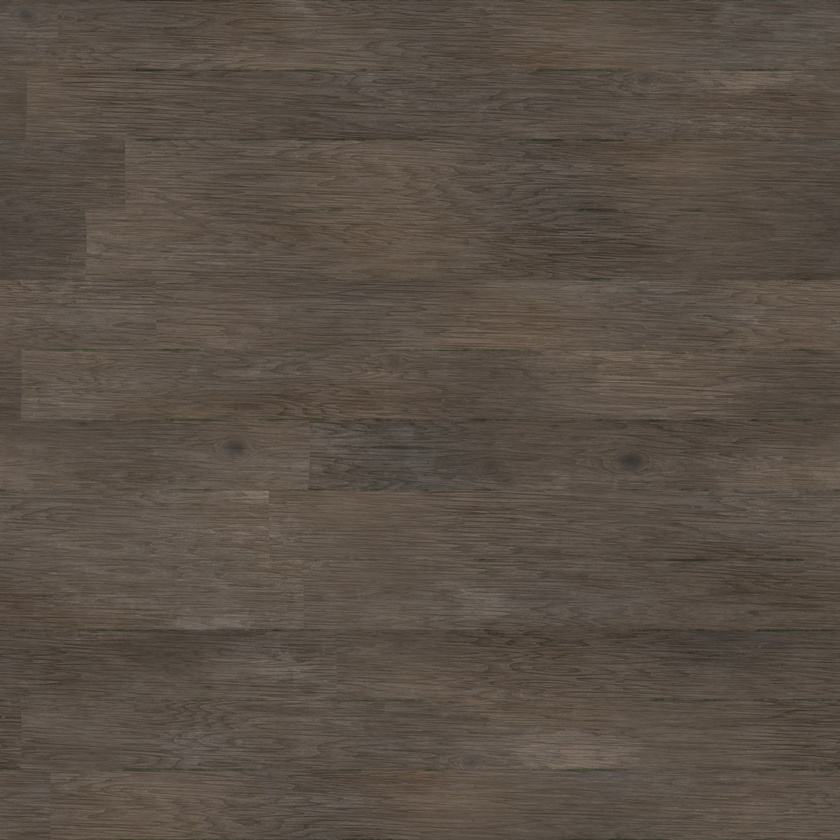
#> input picture assets/images/wood/planks023a_color.jpg, 840 x 840 px, shrunk from 2048 x 2048 before the run, found by its file name
$ python stain.py
#> lines starting #> are read from the running program, lines starting #| are printed output that depends on the picture
#!/usr/bin/env python3
"""
Stain a wood colour map a flat colour, keeping its grain: each pixel's brightness relative to the
image's mean scales the target colour (in linear light), so the result averages to the target.
A tint in the material can't do this: the source is dark, and a tint only multiplies down.
    python3 tools/texgen/stain.py
"""

import numpy as np
from PIL import Image

JOBS = [
    # (source, output, target sRGB colour, contrast 0..1)
    ("assets/images/wood/planks023a_color.jpg", "assets/images/wood/planks023a_orange_color.png", (0.86, 0.56, 0.26), 0.8),
]


def lin(c):
    return np.where(c <= 0.04045, c / 12.92, ((c + 0.055) / 1.055) ** 2.4)


def srgb(c):
    return np.where(c <= 0.0031308, c * 12.92, 1.055 * np.power(c, 1 / 2.4) - 0.055)


for src, out, colour, contrast in JOBS:
    a = np.asarray(Image.open(src).convert("RGB")).astype(np.float32) / 255
    lum = lin(a) @ np.array([0.2126, 0.7152, 0.0722])
#> in lin, `return np.where(c <= 0.04045, c / 12.92, ((c + 0.055) / 1.055) ** 2.4)`:
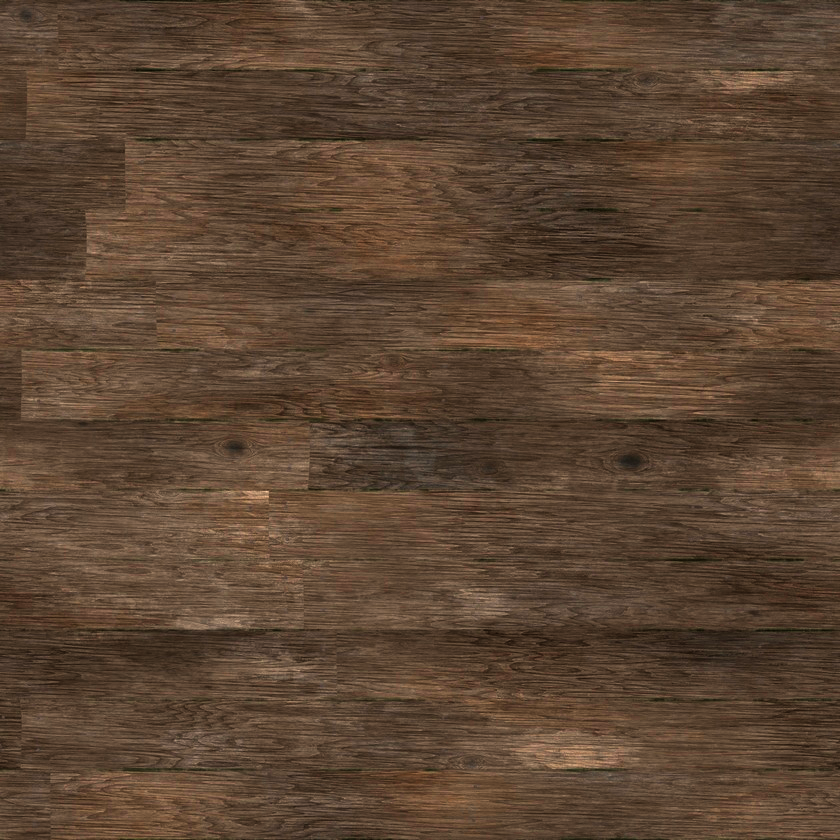
#> returned value: shape (840, 840, 3) float32; mean of channels 0, 1, 2 0.101, 0.0791, 0.0613; drawn with min black and max white
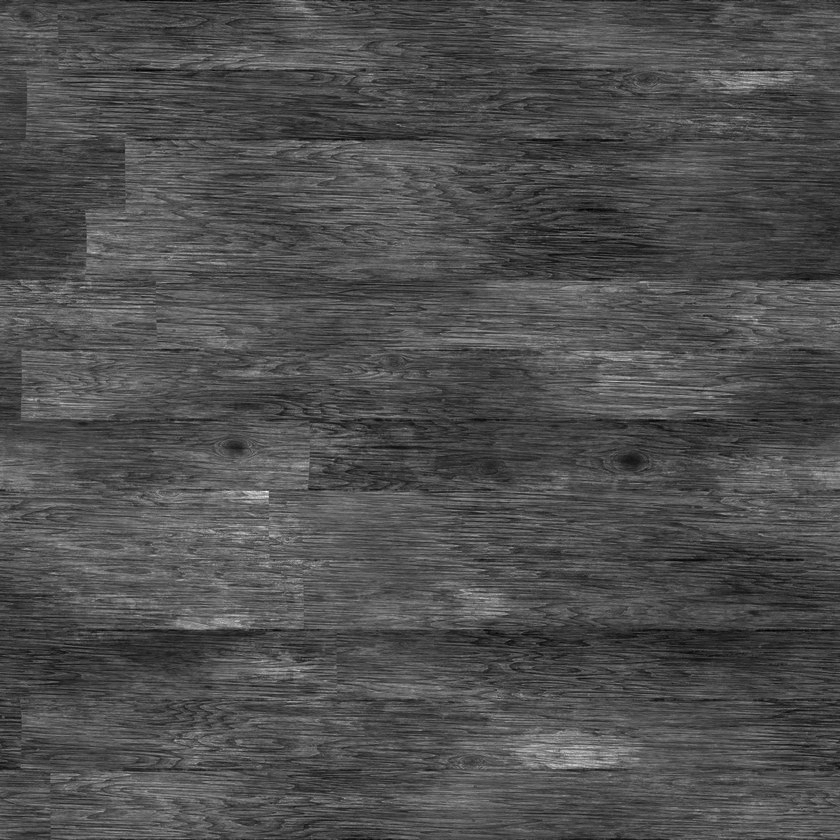
#> lum: shape (840, 840) float64; min 0.0209, max 0.219, mean 0.0823; drawn with min black and max white
    rel = 1.0 + (lum / lum.mean() - 1.0) * contrast
    t = lin(np.array(colour)) * 0.9
    img = srgb(np.clip(t[None, None, :] * rel[..., None], 0, 1))
#> in srgb, `return np.where(c <= 0.0031308, c * 12.92, 1.055 * np.power(c, 1 / 2.4..`:
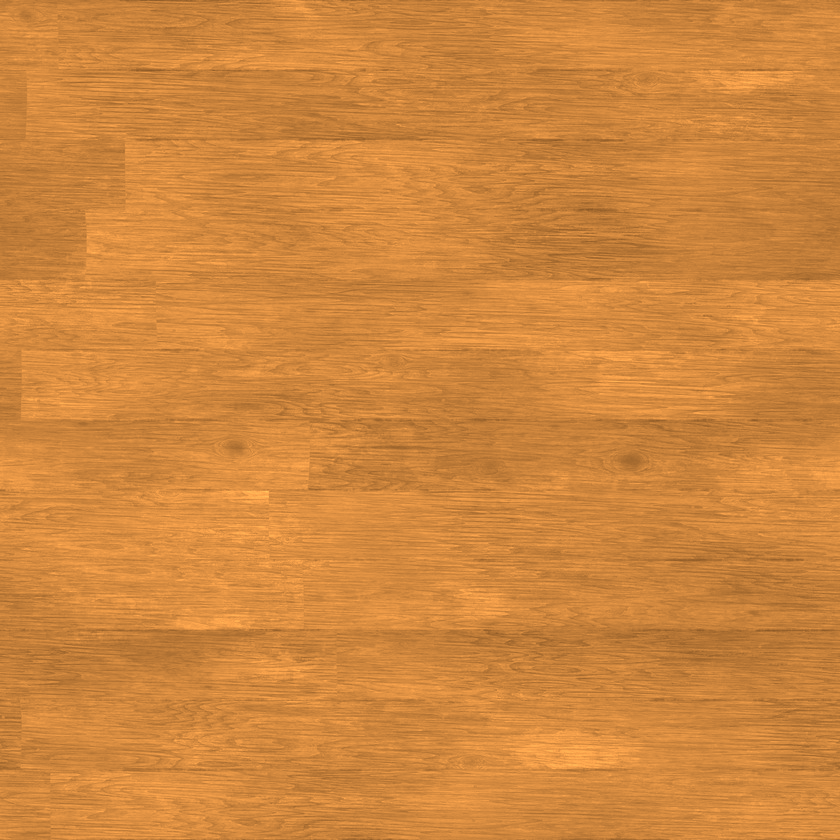
#> returned value: shape (840, 840, 3) float64; mean of channels 0, 1, 2 0.818, 0.532, 0.245; drawn as R, G, B
    Image.fromarray((img * 255 + 0.5).astype(np.uint8)).save(out)
    print(out)
